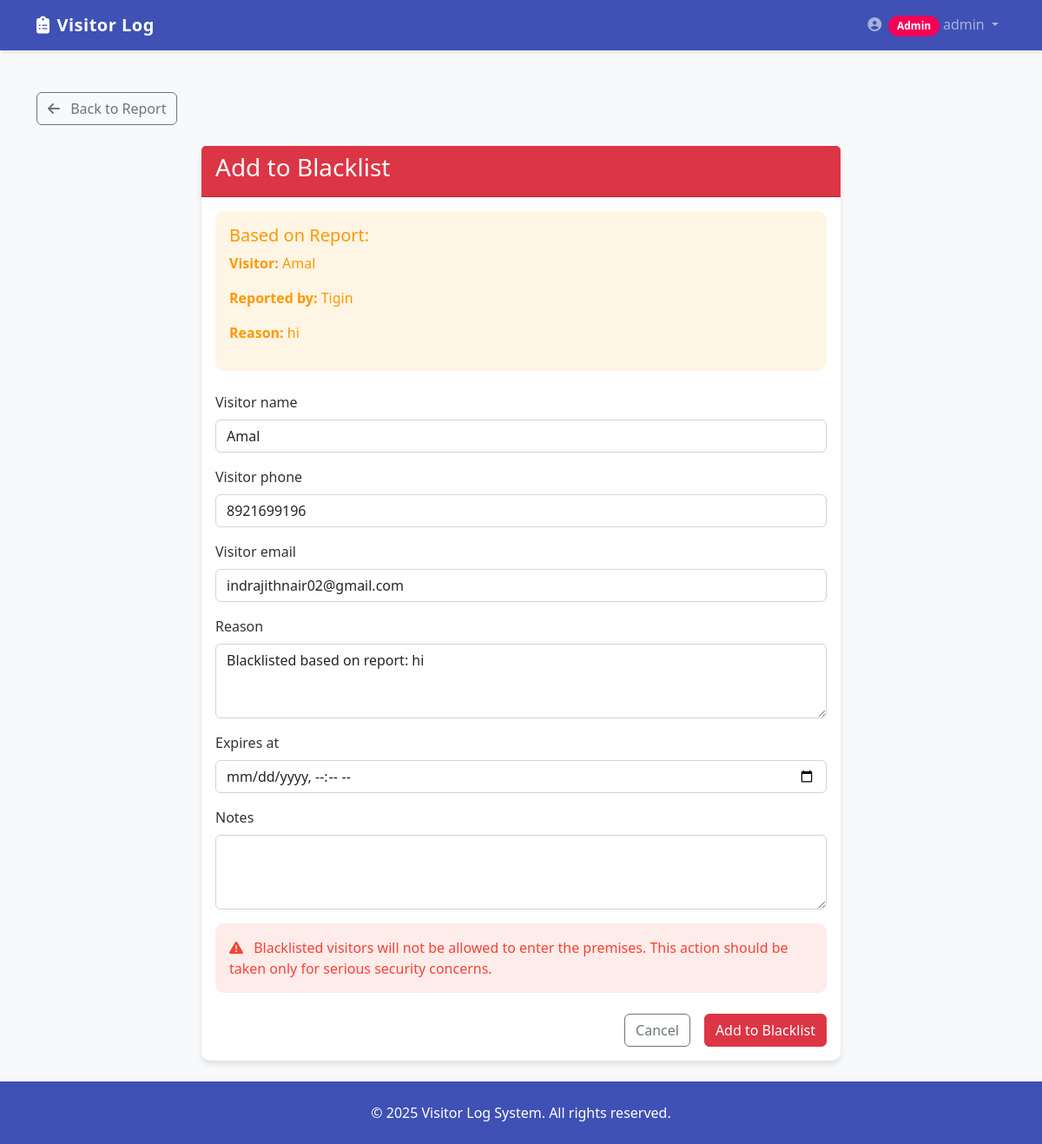
The app's page /reports/blacklist/create/4/ (signed in) with its own data.
### users/models.py (models this page shows, shortened)
class CustomUser(AbstractUser):
    class Role(models.TextChoices):
        ADMIN = 'ADMIN', 'Admin'
        RESIDENT = 'RESIDENT', 'Resident'
        SECURITY = 'SECURITY', 'Security'
    role = models.CharField(
        max_length=10,
        choices=Role.choices,
        default=Role.RESIDENT
    )

### reports/models.py (models this page shows, shortened)
class Report(models.Model):
    SEVERITY_CHOICES = (
        ('LOW', 'Low'),
        ('MEDIUM', 'Medium'),
        ('HIGH', 'High'),
        ('CRITICAL', 'Critical'),
    )
    reported_by = models.ForeignKey(
        settings.AUTH_USER_MODEL,
        on_delete=models.CASCADE,
        related_name='reported_visitors'
    )
    visit = models.ForeignKey(
        Visit,
        on_delete=models.CASCADE,
        related_name='reports'
    )
    reason = models.TextField()
    severity = models.CharField(max_length=10, choices=SEVERITY_CHOICES, default='MEDIUM')
    created_at = models.DateTimeField(auto_now_add=True)
    reviewed = models.BooleanField(default=False)
    reviewed_by = models.ForeignKey(
        settings.AUTH_USER_MODEL,
        on_delete=models.SET_NULL,
        null=True,
        blank=True,
        related_name='reviewed_reports'
    )
    reviewed_at = models.DateTimeField(null=True, blank=True)
    class Meta:
        ordering = ['-created_at']

### visits/models.py (models this page shows, shortened)
class Visit(models.Model):
    STATUS_CHOICES = (
        ('PENDING', 'Pending'),
        ('APPROVED', 'Approved'),
        ('REJECTED', 'Rejected'),
        ('CHECKED_IN', 'Checked In'),
        ('CHECKED_OUT', 'Checked Out'),
        ('CANCELLED', 'Cancelled'),
    )
    resident = models.ForeignKey(
        settings.AUTH_USER_MODEL,
        on_delete=models.CASCADE,
        related_name='resident_visits',
        limit_choices_to={'role': 'RESIDENT'}
    )
    visitor_name = models.CharField(max_length=100)
    visitor_phone = models.CharField(max_length=20, blank=True, null=True)
    visitor_email = models.EmailField(blank=True, null=True)
    purpose = models.CharField(max_length=200)
    status = models.CharField(max_length=20, choices=STATUS_CHOICES, default='PENDING')
    requested_by = models.ForeignKey(
        settings.AUTH_USER_MODEL,
        on_delete=models.CASCADE,
        related_name='requested_visits',
        limit_choices_to={'role': 'SECURITY'},
        null=True,  # Make this field optional to fix the issue
        blank=True
    )
    requested_at = models.DateTimeField(auto_now_add=True)
    expected_arrival = models.DateTimeField(null=True, blank=True)
    entry_time = models.DateTimeField(null=True, blank=True)
    exit_time = models.DateTimeField(null=True, blank=True)
    approval_time = models.DateTimeField(null=True, blank=True)
    rejection_reason = models.TextField(blank=True, null=True)
    notes = models.TextField(blank=True, null=True)
    class Meta:
        ordering = ['-requested_at']

### users/views.py (the view)
        def wrapper(request, *args, **kwargs):
            if request.user.is_authenticated and request.user.role in allowed_roles:
                return view_func(request, *args, **kwargs)
            messages.error(request, 'You do not have permission to access this page.')
            return redirect('dashboard')

### users/views.py (called while the page is built)
def role_required(allowed_roles):
    def decorator(view_func):
        def wrapper(request, *args, **kwargs):
            if request.user.is_authenticated and request.user.role in allowed_roles:
                return view_func(request, *args, **kwargs)
            messages.error(request, 'You do not have permission to access this page.')
            return redirect('dashboard')
        return wrapper
    return decorator

### reports/templates/reports/blacklist_form.html (shortened to what this page needs)
{% extends 'base.html' %}
{% block content %}
<div class="container mt-4">
    <div class="mb-4">
        {% if report %}
            <a href="{% url 'report_detail' report.pk %}" class="btn btn-outline-secondary">
                <i class="fas fa-arrow-left me-2"></i> Back to Report
            </a>
        {% else %}
            <a href="{% url 'blacklist_list' %}" class="btn btn-outline-secondary">
                <i class="fas fa-arrow-left me-2"></i> Back to Blacklist
            </a>
        {% endif %}
    </div>
    <div class="row">
        <div class="col-md-8 offset-md-2">
            <div class="card">
                <div class="card-header bg-danger text-white">
                    <h3>{% if blacklist %}Edit Blacklist Entry{% else %}Add to Blacklist{% endif %}</h3>
                </div>
                <div class="card-body">
                    {% if report %}
                    <div class="alert alert-warning mb-4">
                        <h5>Based on Report:</h5>
                        <p><strong>Visitor:</strong> {{ report.visit.visitor_name }}</p>
                        <p><strong>Reported by:</strong> {{ report.reported_by.username }}</p>
                        <p><strong>Reason:</strong> {{ report.reason }}</p>
                    </div>
                    {% endif %}
                    <form method="post">
                        {% for field in form %}
                            {% if field.name != 'report_id' %}
                            <div class="mb-3">
                                <label for="{{ field.id_for_label }}" class="form-label">
                                    {{ field.label }}
                                </label>
                                {{ field }}
                            </div>
                            {% else %}
                                {{ field }}
                            {% endif %}
                        {% endfor %}
                        <div class="alert alert-danger mb-4">
                            <i class="fas fa-exclamation-triangle me-2"></i> Blacklisted visitors will not be allowed to enter the premises. This action should be taken only for serious security concerns.
                        </div>
                        <div class="d-grid gap-2 d-md-flex justify-content-md-end">
                            {% if report %}
                                <a href="{% url 'report_detail' report.pk %}" class="btn btn-outline-secondary me-md-2">Cancel</a>
                            {% else %}
                                <a href="{% url 'blacklist_list' %}" class="btn btn-outline-secondary me-md-2">Cancel</a>
                            {% endif %}
                            <button type="submit" class="btn btn-danger">
                                {% if blacklist %}Update Blacklist Entry{% else %}Add to Blacklist{% endif %}
                            </button>
                        </div>
                    </form>
                </div>
            </div>
        </div>
    </div>
</div>
{% endblock %}

### users/templates/base.html (shortened to what this page needs)
<!DOCTYPE html>
<html lang="en">
<head>
    <link href="https://cdn.jsdelivr.net/npm/bootstrap@5.2.3/dist/css/bootstrap.min.css" rel="stylesheet">
    <link rel="stylesheet" href="https://cdnjs.cloudflare.com/ajax/libs/font-awesome/6.1.1/css/all.min.css">
</head>
<body>
    <nav class="navbar navbar-expand-lg navbar-dark">
        <div class="container">
            <a class="navbar-brand" href="{% url 'dashboard' %}">
                <i class="fas fa-clipboard-list me-2"></i>Visitor Log
            </a>
            <div class="collapse navbar-collapse" id="navbarNav">
                <ul class="navbar-nav ms-auto">
                    {% if user.is_authenticated %}
                        <li class="nav-item dropdown">
                            <a class="nav-link dropdown-toggle" href="#" id="navbarDropdown" role="button"
                                data-bs-toggle="dropdown" aria-expanded="false">
                                <i class="fas fa-user-circle me-1"></i>
                                {% if user.role == 'ADMIN' %}
                                    <span class="badge admin-role">Admin</span>
                                {% elif user.role == 'SECURITY' %}
                                    <span class="badge security-role">Security</span>
                                {% elif user.role == 'RESIDENT' %}
                                    <span class="badge resident-role">Resident</span>
                                {% endif %}
                                {{ user.username }}
                            </a>
                        </li>
                    {% else %}
                        <li class="nav-item">
                            <a class="nav-link" href="{% url 'login' %}">
                                <i class="fas fa-sign-in-alt me-1"></i>Login
                            </a>
                        </li>
                    {% endif %}
                </ul>
            </div>
        </div>
    </nav>
    <main class="py-4">
        {% block content %}{% endblock %}
    </main>
    <footer class="footer">
        <div class="container text-center">
            <p class="mb-0">© 2025 Visitor Log System. All rights reserved.</p>
        </div>
    </footer>
</body>
</html>

### users/templates/base.html (style rules this page uses)
:root { --primary-color: #3f51b5; --secondary-color: #f50057; --dark-color: #303030; --light-color: #f5f5f5; --success-color: #4caf50; --warning-color: #ff9800; --danger-color: #f44336; --info-color: #2196f3; }
body { font-family: 'Segoe UI', Tahoma, Geneva, Verdana, sans-serif; background-color: #f8f9fa; color: #333; min-height: 100vh; display: flex; flex-direction: column; }
.navbar { background-color: var(--primary-color); box-shadow: 0 2px 4px rgba(0, 0, 0, 0.1); }
.navbar-brand { font-weight: 700; letter-spacing: 0.5px; }
.navbar .nav-link { font-weight: 500; transition: all 0.3s ease; }
.card { border: none; border-radius: 10px; box-shadow: 0 4px 6px rgba(0, 0, 0, 0.1); transition: all 0.3s ease; }
.footer { background-color: var(--primary-color); color: white; padding: 1.5rem 0; margin-top: auto; }
.alert { border-radius: 10px; border: none; }
.alert-danger { background-color: rgba(244, 67, 54, 0.1); color: var(--danger-color); }
.alert-warning { background-color: rgba(255, 152, 0, 0.1); color: var(--warning-color); }
.badge { padding: 0.5em 0.8em; border-radius: 30px; }
.admin-role { background-color: var(--secondary-color); color: white; }

### records on screen
CustomUser: username "admin"
Report: visit.visitor_name "Amal", reported_by.username "Tigin", reason "hi"
Visit: form "Amal" "8921699196" "indrajithnair02@gmail.com"

### other values on screen
{{ field.label }} "Visitor name" "Visitor phone" "Visitor email" "Reason" "Expires at" "Notes"
